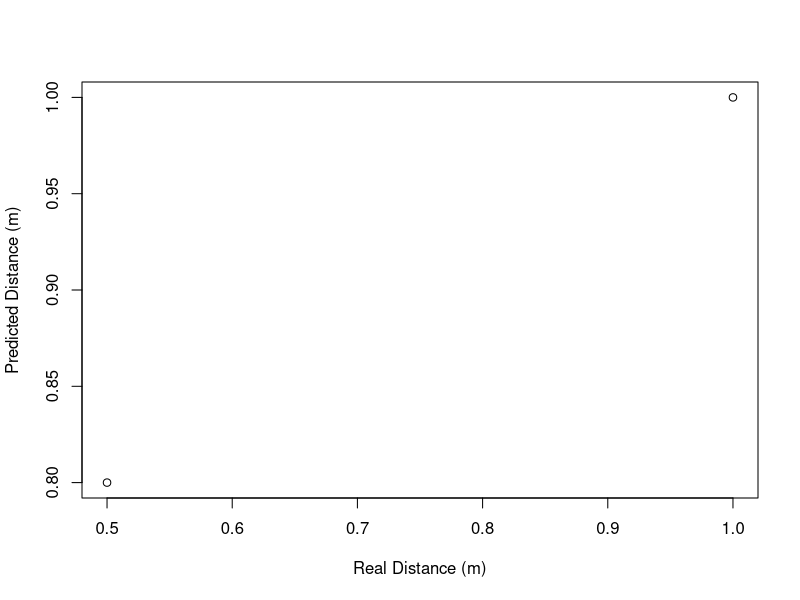
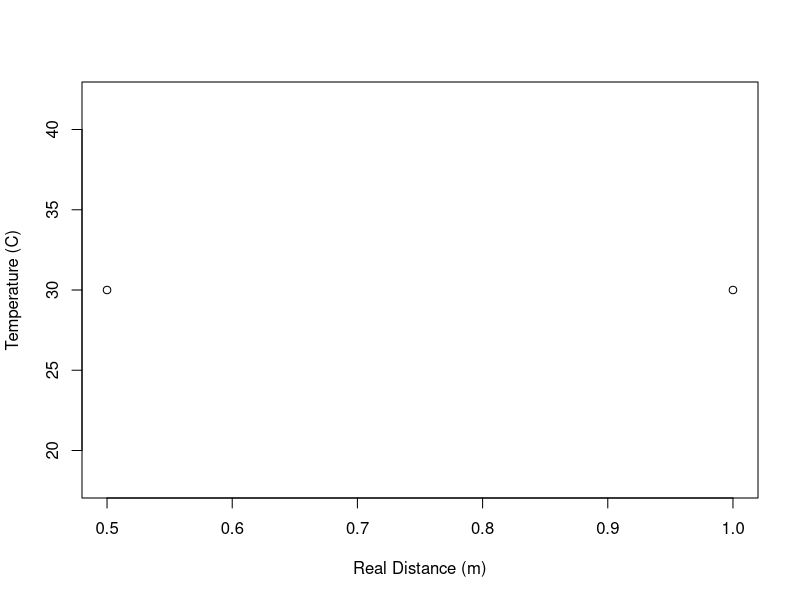

These charts were generated, in order, by the following R code:
## ---- chunk 1
library(knitr)
library(kableExtra)
library(dplyr)

plot.with.errorbars <- function(x, y, ...) {
  plot(x, y, ...)
}

# First col is x-axis
# Second and third cols are y-axis of two separate graphs
plotD <- function(d) {
  distReal <- d[, 1]
  distPred <- d[, 2]
  temp <- d[, 3]
  plot.with.errorbars(distReal, distPred, xlab="Real Distance (m)", ylab="Predicted Distance (m)")
  plot.with.errorbars(distReal, temp, xlab="Real Distance (m)", ylab="Temperature (C)")
}

tableD <- function(d, mutations) {
  if (missing(mutations)) {
    kable(d) %>%
      kable_styling("striped", full_width=FALSE, position="left")
  } else {
    d <- d %>%
      mutate(
        SizeThreads = row.names(.)
      )
    d[, ncol(d), drop=FALSE] %>%
      cbind(d[, 0:(ncol(d)-1)]) %>%
      #select(Size \ Threads) %>%
      kable %>%
      kable_styling("striped", full_width=FALSE, position="left")
  }
}
## ---- chunk 2
d <- read.csv(file='data.csv', check.names=FALSE)
plotD(d)
tableD(d)
